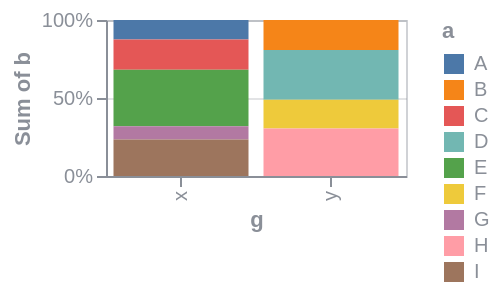

Specify this chart in Vega-Lite:
### Vega specification from a JSON file in a GitHub repository (floating-point values rounded to 4 significant figures)
{"$schema": "https://vega.github.io/schema/vega/v6.json", "background": null, "padding": 5, "width": 150, "height": 78, "style": "cell", "data": [{"name": "source_0", "values": [{"a": "A", "b": 28, "c": 5, "g": "x"}, {"a": "B", "b": 55, "c": 9, "g": "y"}, {"a": "C", "b": 43, "c": 2, "g": "x"}, {"a": "D", "b": 91, "c": 7, "g": "y"}, {"a": "E", "b": 81, "c": 4, "g": "x"}, {"a": "F", "b": 53, "c": 6, "g": "y"}, {"a": "G", "b": 19, "c": 8, "g": "x"}, {"a": "H", "b": 87, "c": 1, "g": "y"}, {"a": "I", "b": 52, "c": 3, "g": "x"}]}, {"name": "data_0", "source": "source_0", "transform": [{"type": "aggregate", "groupby": ["g", "a"], "ops": ["sum"], "fields": ["b"], "as": ["sum_b"]}, {"type": "stack", "groupby": ["g"], "field": "sum_b", "sort": {"field": ["a"], "order": ["descending"]}, "as": ["sum_b_start", "sum_b_end"], "offset": "normalize"}, {"type": "filter", "expr": "isValid(datum[\"sum_b\"]) && isFinite(+datum[\"sum_b\"])"}]}], "marks": [{"name": "marks", "type": "rect", "style": ["bar"], "from": {"data": "data_0"}, "encode": {"update": {"fill": {"scale": "color", "field": "a"}, "ariaRoleDescription": {"value": "bar"}, "description": {"signal": "\"g: \" + (isValid(datum[\"g\"]) ? isArray(datum[\"g\"]) ? join(datum[\"g\"], ' ') : datum[\"g\"] : \"\"+datum[\"g\"]) + \"; Sum of b: \" + (format(datum[\"sum_b_end\"]-datum[\"sum_b_start\"], \".0%\")) + \"; a: \" + (isValid(datum[\"a\"]) ? isArray(datum[\"a\"]) ? join(datum[\"a\"], ' ') : datum[\"a\"] : \"\"+datum[\"a\"])"}, "x": {"scale": "x", "field": "g"}, "width": {"signal": "max(0.25, bandwidth('x'))"}, "y": {"scale": "y", "field": "sum_b_end"}, "y2": {"scale": "y", "field": "sum_b_start"}}}}], "scales": [{"name": "x", "type": "band", "domain": {"data": "data_0", "field": "g", "sort": true}, "range": [0, {"signal": "width"}], "paddingInner": 0.1, "paddingOuter": 0.05}, {"name": "y", "type": "linear", "domain": [0, 1], "range": [{"signal": "height"}, 0], "nice": true, "zero": true}, {"name": "color", "type": "ordinal", "domain": {"data": "data_0", "field": "a", "sort": true}, "range": "category"}], "axes": [{"scale": "y", "orient": "left", "gridScale": "x", "grid": true, "tickCount": {"signal": "ceil(height/40)"}, "domain": false, "labels": false, "aria": false, "maxExtent": 0, "minExtent": 0, "ticks": false, "zindex": 0}, {"scale": "x", "orient": "bottom", "grid": false, "title": "g", "labelAlign": "right", "labelAngle": 270, "labelBaseline": "middle", "zindex": 0}, {"scale": "y", "orient": "left", "grid": false, "title": "Sum of b", "format": ".0%", "labelOverlap": true, "tickCount": {"signal": "ceil(height/40)"}, "zindex": 0}], "legends": [{"fill": "color", "symbolType": "square", "title": "a"}], "config": {"axis": {"labelColor": "#8a8f98", "titleColor": "#8a8f98", "domainColor": "#8a8f98", "tickColor": "#8a8f98", "gridColor": "#8a8f98", "gridOpacity": 0.25}, "legend": {"labelColor": "#8a8f98", "titleColor": "#8a8f98"}, "style": {"cell": {"stroke": "#8a8f98", "strokeOpacity": 0.4}}}}
